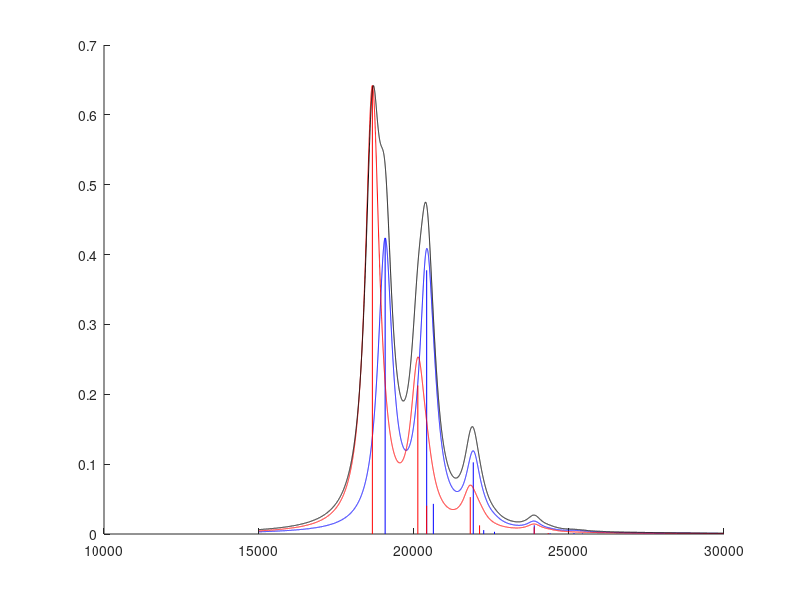

Reproduce this figure in MATLAB.
% Holstein-like Hamiltonian 
% This hamiltonian consist of a dimer system compose of identical monomer. 
% This system only invole 1 electronic state 1 vibrational state on the 1st
% electronic exicted state for each monomer. 
% Ref: Kistler, K. A.; Pochas, C. M.; Yamagata, H. JPCB, 2011, 116, 77?86.

%% options
% molecule parameters
NV = 3; % NUmber of maximun vibrational quata
w0 =1400;
Lambda = sqrt(0.57);
J12 = 371;
D = -100;
w0_0 = 19000;


% figure
PlotStick = 1;
LS = 'L';
LineWidth = 0.4*w0;
F_Min = 15000;
F_Max = 30000;


%% Construct local mode basis

NS = (NV+2)*(NV+1)/2; % number of state

[W1,W2] = ndgrid(NV+1:-1:1,1:NV+1);

WV1 = tril(W1);
WV1 = WV1(WV1>0)-1;

WV2 = tril(W2);
WV2 = WV2(WV2>0)-1;

WV = [WV1;WV2];

%% Construct vibrational ladder operators 
% prep vib mode index in matrix form
[V1_Ind1,V1_Ind2] = ndgrid(WV1);
[V2_Ind1,V2_Ind2] = ndgrid(WV2);

% prep vib quantum # diff matrix
V1_qn_diff = V1_Ind1 - V1_Ind2;
V2_qn_diff = V2_Ind1 - V2_Ind2;

% prep nuclear wavefunction overlape matrix
V1_overlap = ~(V1_qn_diff);
V2_overlap = ~(V2_qn_diff);

% % FC using shifted parabolic approxi.
% V1_overlap = 1./sqrt(factorial(abs(V1_qn_diff))).*exp(-Lambda.^2./2).*Lambda.^(abs(V1_qn_diff));
% V2_overlap = 1./sqrt(factorial(abs(V2_qn_diff))).*exp(-Lambda.^2./2).*Lambda.^(abs(V2_qn_diff)); 

% Creation/Anihilation operator for |1> state 
B1_p_Ind = ~(V1_qn_diff-1);
B1_n_Ind = ~(V1_qn_diff+1);
B1_p = (      sqrt(WV1)*ones(size(WV1))') .* B1_p_Ind .* V2_overlap;
B1_n = (ones(size(WV1))*sqrt(WV1)'      ) .* B1_n_Ind .* V2_overlap;

% Creation/Anihilation operator for |2> state 
B2_p_Ind = ~(V2_qn_diff-1);
B2_n_Ind = ~(V2_qn_diff+1);
B2_p = (      sqrt(WV2)*ones(size(WV2))') .* B2_p_Ind .* V1_overlap;
B2_n = (ones(size(WV2))*sqrt(WV2)'      ) .* B2_n_Ind .* V1_overlap;

%% Construct Hmiltonian
% H = (H1) + (H2) + (H3) + (H4)
% H1: w0(Bn_p.*Bn_n)
% H2: lambda*w0*(Bn_p + Bn_n)|n><n|
% H3: J12*(|1><2| + |2><1|)
% H4: D + w0-0 + Lambda^2*w0

% H1
Bpn = B1_p*B1_n+B2_p*B2_n;
H1 = w0 * blkdiag(Bpn,Bpn);

% H2
H2 = Lambda * w0 * blkdiag(B1_p+B1_n,B2_p+B2_n);

% H3
H3 = reshape(eye(size(H1)),size(H1,1),NS,2); % need replace eye with FC factor matrix
H3 = reshape(H3(:,:,[2,1]),size(H1));
H3 = J12.*H3;

% H4
H4 = (D+w0_0+Lambda^2*w0).*eye(size(H1));

H = blkdiag(0,H1+H2+H3+H4);

%% Diagonalize H
% note: the eiganvector V_Full(:,i) has been already normalized.
[V_Full,D_Full] = eig(H);
Ex_Freq = diag(D_Full);

% sort eiganvalue form small to big and reorder the eiganvectors
[Sort_Ex_Freq,Indx] = sort(Ex_Freq);
 Sort_Ex_V          = V_Full(:,Indx);
 
%% Construct Transiton matrix
mu1 = [1,1,0]./sqrt(2);
mu2 = [1,-1,0]./sqrt(2);

% considerign FC bt <g|v1,v2>
V1G_overlap = 1./sqrt(factorial(abs(WV1))).*(-Lambda).^(WV1).*exp(-Lambda.^2./2);
V2G_overlap = 1./sqrt(factorial(abs(WV2))).*(-Lambda).^(WV2).*exp(-Lambda.^2./2); 

Vib_overlap = V1G_overlap.*V2G_overlap;
% Vib_overlap = ones(NS,1);

Trans_Monent1 = bsxfun(@times,Vib_overlap,mu1);
Trans_Monent2 = bsxfun(@times,Vib_overlap,mu2);


Trans_Loc = zeros([size(H),3]);
Trans_Loc(1,   2:  NS+1,:) = Trans_Monent1;
Trans_Loc(1,NS+2:2*NS+1,:) = Trans_Monent2;
Trans_Loc(   2:  NS+1,1,:) = Trans_Monent1;
Trans_Loc(NS+2:2*NS+1,1,:) = Trans_Monent2;


Trans_Ex = zeros([size(H),3]);
% [Improve], maybe able to do more sophisticated
for C_mu=1:3
    Trans_Ex(:,:,C_mu) = Sort_Ex_V'*Trans_Loc(:,:,C_mu)*Sort_Ex_V;
end

%% ad hoc for FC progressin 
% QN1 = [0,1,0,2,0,1,3,0,2,1];
% QN2 = [0,0,1,0,2,1,0,3,1,2];
% V1G_overlap = 1./sqrt(factorial(abs(QN1))).*exp(-Lambda.^2./2).*Lambda.^(QN1);
% V2G_overlap = 1./sqrt(factorial(abs(QN2))).*exp(-Lambda.^2./2).*Lambda.^(QN2);
% Vib_overlap = V1G_overlap.*V2G_overlap;
% Vib_overlap = [Vib_overlap;Vib_overlap];
% Vib_overlap = Vib_overlap(:);
%% Make figure
IntM = sum(Trans_Ex(2:end,1,:).^2,3);
IntMx = Trans_Ex(2:end,1,1).^2;
IntMy = Trans_Ex(2:end,1,2).^2;
IntMz = Trans_Ex(2:end,1,3).^2;

freq_OneD = Sort_Ex_Freq(2:end);

Num_Modes = length(freq_OneD);

% Get Frequency axis range
spec_range = F_Min:F_Max;

spec_array1 = bsxfun(@times,ones(Num_Modes,length(spec_range)),spec_range);
spec_array2 = bsxfun(@minus,spec_array1,freq_OneD);

switch LS
    case 'G' % Gaussian
        LineShape = exp(-(spec_array2.^2)./(LineWidth^2));
    case 'L' % Lorentzain 
        LineWidth = LineWidth/2;
        LineShape = LineWidth./((spec_array2.^2)+(LineWidth^2));
end


hF = figure; hold on

%% X 
if eq(PlotStick,1)
    line([freq_OneD';freq_OneD'],[zeros(1,Num_Modes);IntMx'],'Color','b')
end
CVLx = bsxfun(@times,LineShape,IntMx); 
CVLx_Total = sum(CVLx,1);
CVLx_Total = CVLx_Total.*max(abs(IntMx(:)))./max(abs(CVLx_Total));
plot(spec_range,CVLx_Total,'b-')

%% Y
if eq(PlotStick,1)
    line([freq_OneD';freq_OneD'],[zeros(1,Num_Modes);IntMy'],'Color','r')
end

CVLy = bsxfun(@times,LineShape,IntMy); 
CVLy_Total = sum(CVLy,1);
CVLy_Total = CVLy_Total.*max(abs(IntMy(:)))./max(abs(CVLy_Total)); 
plot(spec_range,CVLy_Total,'r-')

%% total
CVL = bsxfun(@times,LineShape,IntM); 
CVL_Total = sum(CVL,1);
CVL_Total = CVL_Total.*max(abs(IntM(:)))./max(abs(CVL_Total)); 
plot(spec_range,CVL_Total,'k-')


hold off